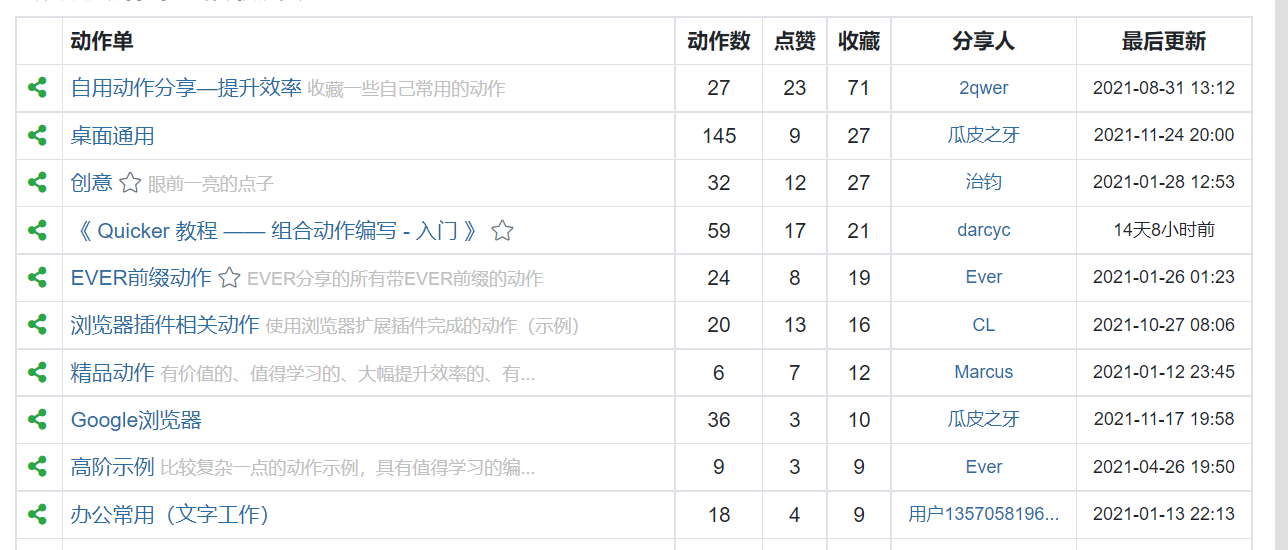
#> input picture rapid_ocr_with_my_text_detector/cv_find_contours/my_input1.png, 1288 x 550 px
$ python small_detector.py
#> lines starting #> are read from the running program, lines starting #| are printed output that depends on the picture; after the words box and inside, x2 and y2 are one past the last pixel; in counts of white or black regions, pixels touching at a corner belong together

import cv2
import numpy as np

#import image
image = cv2.imread('my_input1.png')
#> image is the input picture: shape (550, 1288, 3); mean B, G, R 247.8, 247, 245.7
#cv2.imshow('my_input image',image)
#cv2.waitKey(0)

#grayscale
gray = cv2.cvtColor(image,cv2.COLOR_BGR2GRAY)
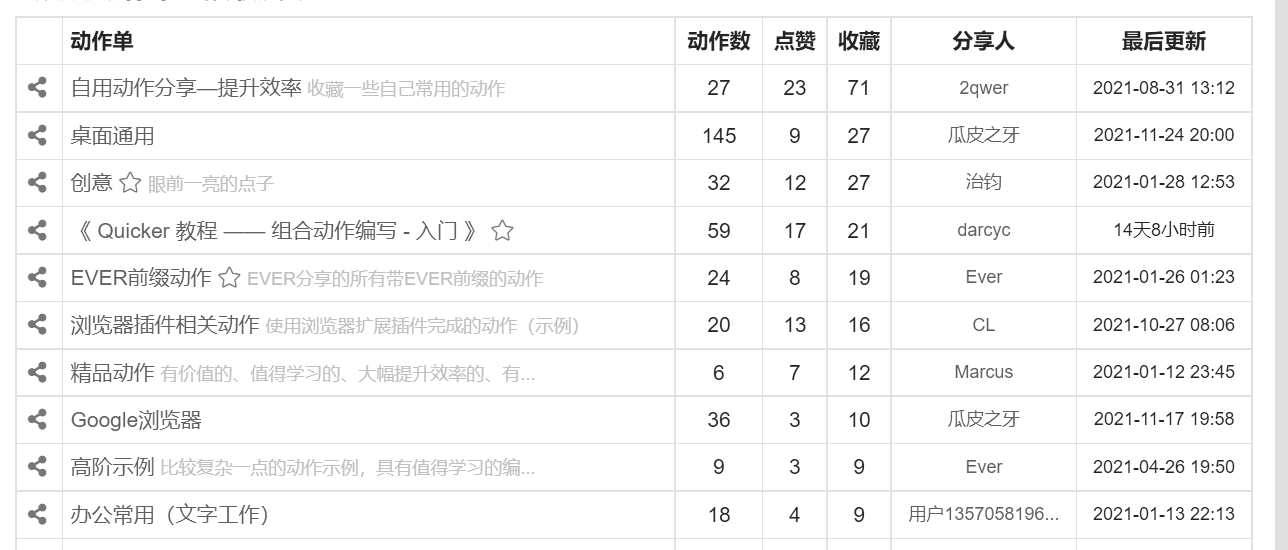
#> gray: shape (550, 1288); min 36, max 255, mean 246.7
#cv2.imshow('grayscale',gray)
#cv2.waitKey(0)

#binary
ret, thresh = cv2.threshold(gray,127,255,cv2.THRESH_BINARY_INV)
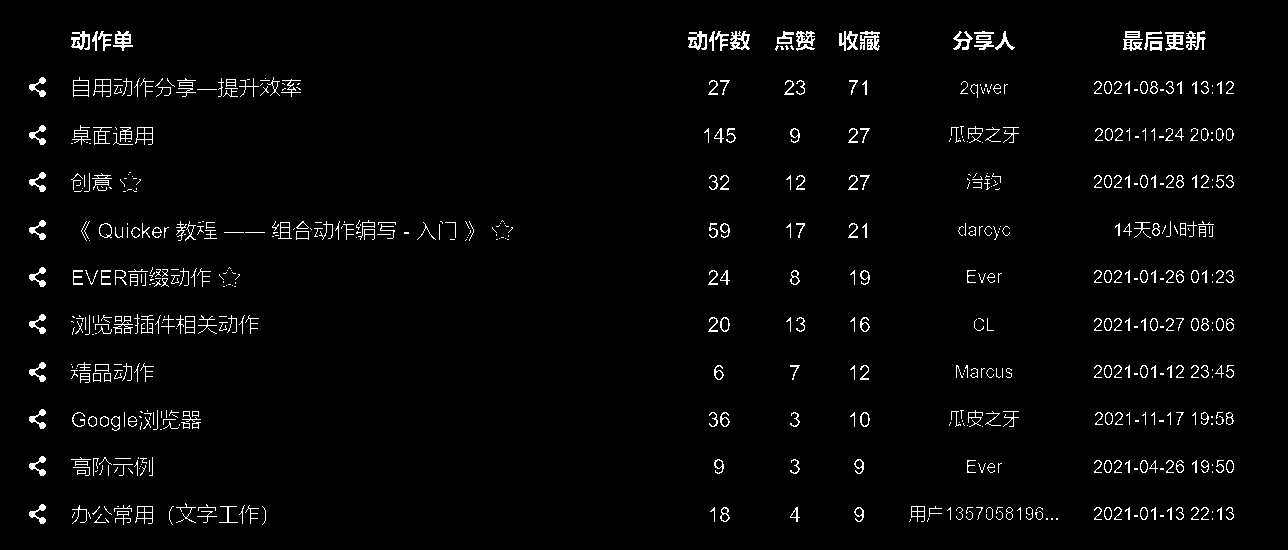
#> thresh: shape (550, 1288); 2.6% white in thin lines or dots, all inside (x1, y1, x2, y2) = (29, 31, 1234, 525)
#cv2.imshow('binary',thresh)
#cv2.waitKey(0)

#dilation
kernel = np.ones((3,20), np.uint8)
img_dilation = cv2.dilate(thresh, kernel, iterations=1)
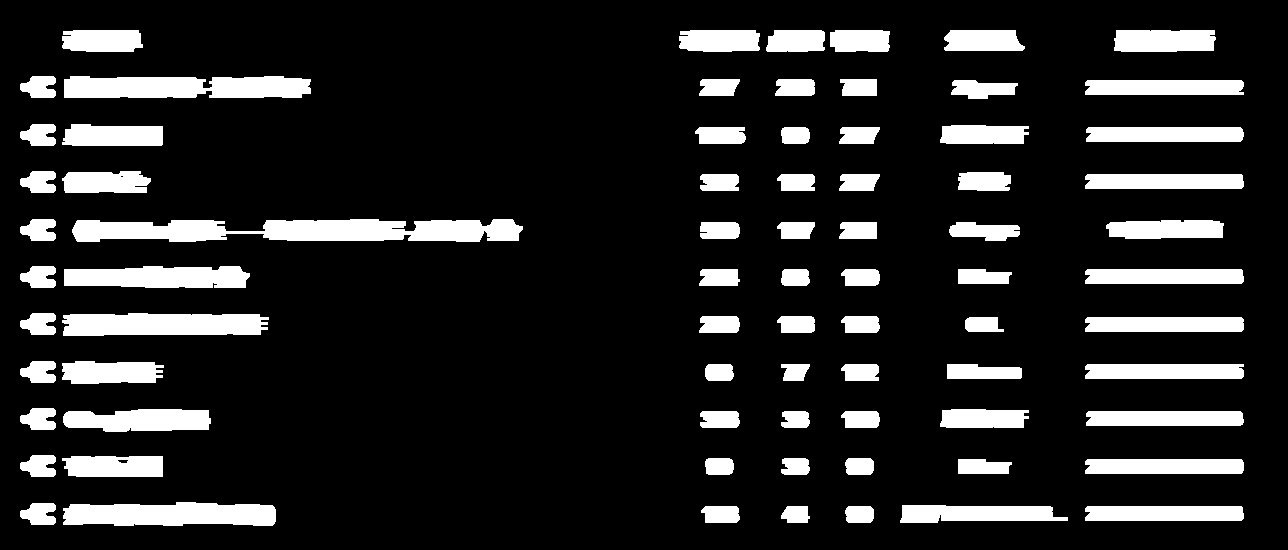
#> img_dilation: shape (550, 1288); 14.4% white; 76 white regions
cv2.imshow('dilated',img_dilation)
cv2.waitKey(0)

#find contours
#ctrs, hier = cv2.findContours(img_dilation.copy(), cv2.RETR_EXTERNAL, cv2.CHAIN_APPROX_SIMPLE)
ctrs, hier = cv2.findContours(img_dilation.copy(), cv2.RETR_EXTERNAL, cv2.CHAIN_APPROX_SIMPLE)
#> ctrs = 76 contours; largest, box (x1, y1, x2, y2) and area: (72, 219, 523, 242) 7485, (64, 76, 311, 98) 4614, (63, 502, 276, 526) 4137, (62, 313, 269, 336) 3980, (64, 266, 250, 288) 3332


for i, ctr in enumerate(ctrs):
    # Get bounding box
    x, y, w, h = cv2.boundingRect(ctr)

    # Getting ROI
    roi = image[y:y+h, x:x+w]

    # show ROI
    # cv2.imshow('segment no:'+str(i),roi)
    # cv2.imwrite("segment_no_"+str(i)+".png",roi)
    cv2.rectangle(
        image,
        (x, y),
        (x + w, y + h),
        (90, 0, 255),
        2
    )
    cv2.waitKey(0)
#> this loop made 76 passes
#> (x, y, w, h) on passes 1 to 12: (1085, 506, 159, 15), (845, 506, 29, 17), (781, 506, 29, 17), (701, 506, 39, 17), (900, 505, 168, 18), (20, 503, 36, 22), (63, 502, 213, 24), (1085, 459, 159, 15), (958, 459, 54, 15), (845, 458, 29, 17), (781, 458, 29, 17), (705, 458, 29, 17)
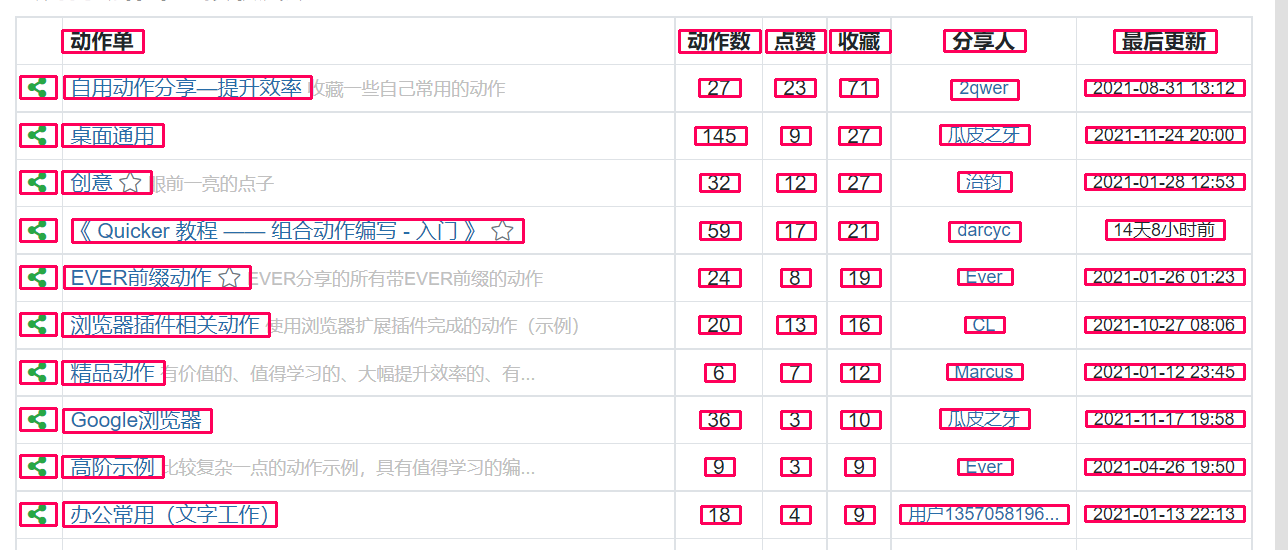
#> image: shape (550, 1288, 3); 6.29% of pixels changed, all inside (x1, y1, x2, y2) = (19, 29, 1246, 528)

# cv2.imwrite('final_bounded_box_image.png',image)
cv2.imshow('marked areas',image)
cv2.waitKey(0)
